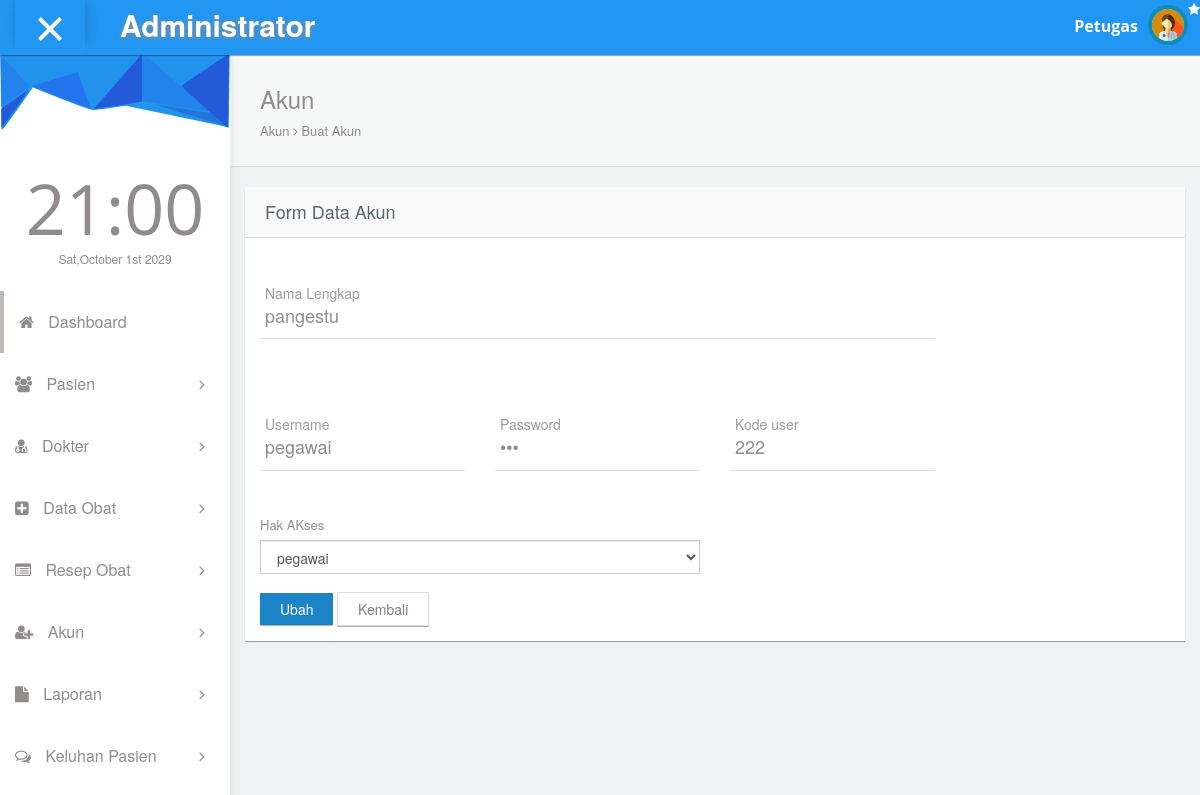
Screenshot of /administrator/pegawai/detail_akun.php?id_user=2 with the database file from the repository.
### tables this page shows
CREATE TABLE `user` (
  `id_user` int(10) NOT NULL,
  `kode_user` int(5) NOT NULL,
  `nama` varchar(20) NOT NULL,
  `username` varchar(20) NOT NULL,
  `password` varchar(50) NOT NULL,
  `hak_akses` varchar(10) NOT NULL
);

### administrator/pegawai/detail_akun.php (the view, shortened to what this page needs)
<!DOCTYPE html>
<html lang="en">
<?php include 'page/head.php'; ?>
<body id="mimin" class="dashboard">
        <?php include 'page/head-nav.php'; ?>
      <div class="container-fluid mimin-wrapper">
           <?php include 'page/left-menu.php'; ?>
            <div id="content">
                <div class="panel box-shadow-none content-header">
                  <div class="panel-body">
                    <div class="col-md-12">
                        <h3 class="animated fadeInLeft">Akun</h3>
                        <p class="animated fadeInDown">
                          Akun <span class="fa-angle-right fa"></span> Buat Akun
                        </p>
                    </div>
                  </div>
                </div>
                <form action="update_akun.php" method="post">
                <div class="form-element">
                <div class="col-md-12 padding-0">
            <?php
            include 'koneksi.php';
            $id_user =$_GET['id_user'];
            $det=mysqli_query($koneksi,"select * from user where id_user='$id_user'")or die(mysqli_error($koneksi));
            while($d=mysqli_fetch_array($det)){
            ?>
              <div class="col-md-12">
                <div class="col-md-12 panel">
                  <div class="col-md-12 panel-heading">
                    <h4>Form Data Akun </h4>
                  </div>
                  <div class="col-md-12 panel-body">
                    <div class="row">
                     <div class="col-md-9">
                      <div class="form-group form-animate-text" style="margin-top:40px !important;">
                        <input name="nama" type="text" class="form-text" value="<?php echo $d['nama'];?>"  required>
                        <label>Nama Lengkap</label>
                      </div>
                    </div>
                </div>
                <div class="row">
                  <div class="col-md-3">
  <div class="form-group form-animate-text" style="margin-top:40px !important;">
                        <input name="username" type="text" class="form-text"  value="<?php echo $d['username'];?>" required>
                        <label>Username</label>
                      </div>
    </div>
                    <div class="col-md-3">
                      <div class="form-group form-animate-text" style="margin-top:40px !important;">
                        <input name="password" type="password" class="form-text" value="<?php echo $d['password'];?>" required>
                        <label>Password</label>
                      </div>
                    </div>
                    <div class="col-md-3">
                      <div class="form-group form-animate-text" style="margin-top:40px !important;">
                        <input name="kode_user" type="text" class="form-text" value="<?php echo $d['kode_user'];?>" required>
                        <label>Kode user</label>
                      </div>
                    </div>
                    </div>
                <div class="row">
                  <div class="col-md-6">
                      <label>Hak AKses</label>
                      <select name="hak_akses" class="form-control"  required>
                        <option value="<?php echo $d['hak_akses'];?>"><?php echo $d['hak_akses'];?></option>
                      </select>
                    </div>
                </div>
                <br>
                <?php
              }
              ?>
               <button type="submit" class="btn btn-primary">Ubah</button>
               <a href="list.akun.php" class="btn btn-grey">Kembali</a>
                </div>
              </div>
              </div>
              </div>
              </div>
              </form>
            </div>
      </div>
</body>
</html>

### rows the page displays
user: nama "pangestu", username "pegawai", kode_user "222", hak_akses "pegawai"
